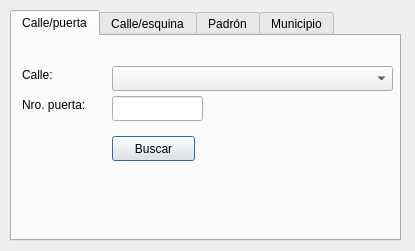
<?xml version="1.0" encoding="UTF-8"?>
<ui version="4.0">
 <class>Dialog</class>
 <widget class="QDialog" name="Dialog">
  <property name="geometry">
   <rect>
    <x>0</x>
    <y>0</y>
    <width>415</width>
    <height>251</height>
   </rect>
  </property>
  <property name="windowTitle">
   <string>Busqueda Direcciones</string>
  </property>
  <widget class="QTabWidget" name="tabWidget">
   <property name="geometry">
    <rect>
     <x>10</x>
     <y>10</y>
     <width>391</width>
     <height>231</height>
    </rect>
   </property>
   <property name="currentIndex">
    <number>0</number>
   </property>
   <widget class="QWidget" name="tab">
    <attribute name="title">
     <string>Calle/puerta</string>
    </attribute>
    <widget class="QLabel" name="label_2">
     <property name="geometry">
      <rect>
       <x>10</x>
       <y>30</y>
       <width>64</width>
       <height>17</height>
      </rect>
     </property>
     <property name="text">
      <string>Calle:</string>
     </property>
    </widget>
    <widget class="QLabel" name="label_3">
     <property name="geometry">
      <rect>
       <x>10</x>
       <y>60</y>
       <width>81</width>
       <height>17</height>
      </rect>
     </property>
     <property name="text">
      <string>Nro. puerta:</string>
     </property>
    </widget>
    <widget class="QLineEdit" name="le_nroPuerta">
     <property name="geometry">
      <rect>
       <x>100</x>
       <y>60</y>
       <width>91</width>
       <height>25</height>
      </rect>
     </property>
    </widget>
    <widget class="QComboBox" name="cb_calles_tab1">
     <property name="geometry">
      <rect>
       <x>100</x>
       <y>30</y>
       <width>281</width>
       <height>25</height>
      </rect>
     </property>
    </widget>
    <widget class="QPushButton" name="buscar_dir_tab1">
     <property name="geometry">
      <rect>
       <x>100</x>
       <y>100</y>
       <width>83</width>
       <height>25</height>
      </rect>
     </property>
     <property name="text">
      <string>Buscar</string>
     </property>
    </widget>
   </widget>
   <widget class="QWidget" name="tab_2">
    <attribute name="title">
     <string>Calle/esquina</string>
    </attribute>
    <widget class="QLabel" name="label_4">
     <property name="geometry">
      <rect>
       <x>10</x>
       <y>30</y>
       <width>64</width>
       <height>17</height>
      </rect>
     </property>
     <property name="text">
      <string>Calle:</string>
     </property>
    </widget>
    <widget class="QLabel" name="label_5">
     <property name="geometry">
      <rect>
       <x>10</x>
       <y>60</y>
       <width>64</width>
       <height>17</height>
      </rect>
     </property>
     <property name="text">
      <string>Esquina:</string>
     </property>
    </widget>
    <widget class="QComboBox" name="cb_calles_tab2">
     <property name="geometry">
      <rect>
       <x>100</x>
       <y>30</y>
       <width>281</width>
       <height>25</height>
      </rect>
     </property>
    </widget>
    <widget class="QComboBox" name="cb_esquinas_tab2">
     <property name="geometry">
      <rect>
       <x>100</x>
       <y>60</y>
       <width>281</width>
       <height>25</height>
      </rect>
     </property>
    </widget>
    <widget class="QPushButton" name="buscar_dir_tab2">
     <property name="geometry">
      <rect>
       <x>100</x>
       <y>100</y>
       <width>83</width>
       <height>25</height>
      </rect>
     </property>
     <property name="text">
      <string>Buscar</string>
     </property>
    </widget>
   </widget>
   <widget class="QWidget" name="tab_3">
    <attribute name="title">
     <string>Padrón</string>
    </attribute>
    <widget class="QLineEdit" name="le_nroPadron">
     <property name="geometry">
      <rect>
       <x>100</x>
       <y>30</y>
       <width>91</width>
       <height>25</height>
      </rect>
     </property>
    </widget>
    <widget class="QPushButton" name="buscar_pad_tab3">
     <property name="geometry">
      <rect>
       <x>100</x>
       <y>100</y>
       <width>83</width>
       <height>25</height>
      </rect>
     </property>
     <property name="text">
      <string>Buscar</string>
     </property>
    </widget>
    <widget class="QLabel" name="label_6">
     <property name="geometry">
      <rect>
       <x>10</x>
       <y>30</y>
       <width>64</width>
       <height>17</height>
      </rect>
     </property>
     <property name="text">
      <string>Padrón:</string>
     </property>
    </widget>
   </widget>
   <widget class="QWidget" name="tab_4">
    <attribute name="title">
     <string>Municipio</string>
    </attribute>
    <widget class="QComboBox" name="cb_municipio_tab4">
     <property name="geometry">
      <rect>
       <x>100</x>
       <y>30</y>
       <width>91</width>
       <height>25</height>
      </rect>
     </property>
    </widget>
    <widget class="QPushButton" name="buscar_mun_tab4">
     <property name="geometry">
      <rect>
       <x>100</x>
       <y>100</y>
       <width>83</width>
       <height>25</height>
      </rect>
     </property>
     <property name="text">
      <string>Buscar</string>
     </property>
    </widget>
    <widget class="QLabel" name="label_7">
     <property name="geometry">
      <rect>
       <x>10</x>
       <y>30</y>
       <width>64</width>
       <height>17</height>
      </rect>
     </property>
     <property name="text">
      <string>Municipio:</string>
     </property>
    </widget>
   </widget>
  </widget>
 </widget>
 <tabstops>
  <tabstop>cb_calles_tab1</tabstop>
  <tabstop>le_nroPuerta</tabstop>
  <tabstop>buscar_dir_tab1</tabstop>
  <tabstop>cb_calles_tab2</tabstop>
  <tabstop>cb_esquinas_tab2</tabstop>
  <tabstop>buscar_dir_tab2</tabstop>
  <tabstop>tabWidget</tabstop>
 </tabstops>
 <resources/>
 <connections/>
</ui>
